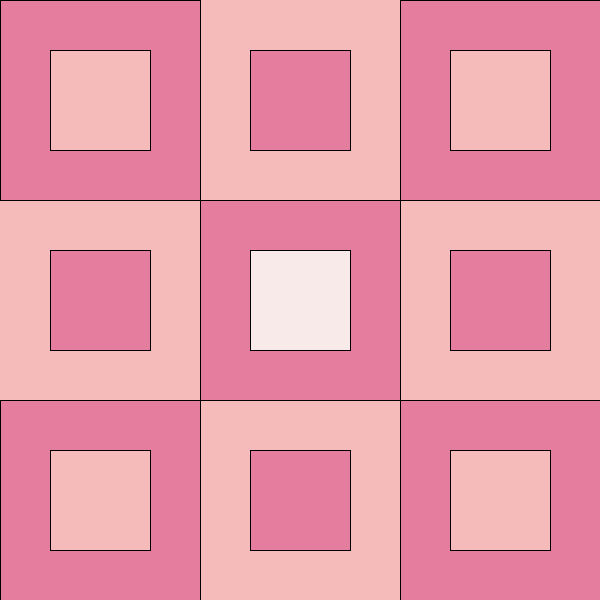
Frame 1 (no input)
Frame 60 (the mouse pressed at the canvas centre just before this capture): identical to frame 1, image omitted
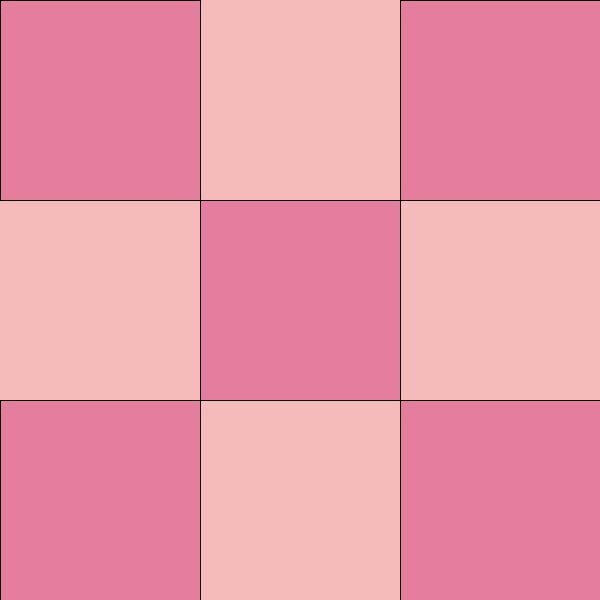
Frame 120 (the mouse held since frame 60 and released just before this capture)

The Processing sketch that drew these frames (run headless with seeded random() and noise(); from frame 60 on, the mouse is pressed at the canvas centre):

// Processing sketch: SS3_ColorShiftingBoxesPart2
// ── SS3_ColorShiftingBoxesPart2.pde
//click in each box to see what hapens

//changing colors
int LightVal=245;
int DarkVal=229;
int RectX, RectY;
int RectSize = 100;

color RectColor;

boolean RectOver;

void setup() {
  size(600, 600);
  background(LightVal, 186, 186);//light pink
  //noStroke();
  //boxes
  fill(229, 125, 159);//dark pink
  rect(0, 0, 200, 200);
  rect(200, 200, 200, 200);
  rect(400, 400, 200, 200);
  rect(400, 0, 200, 200);
  rect(0, 400, 200, 200);


  //setup rect rollover
  RectColor = color(249, 234, 234); //very light pink
  RectX = width/2-50;
  RectY = height/2-50;
}

void draw() {
  //print("Mouse X: "+ mouseX, " Mouse Y: " + mouseY);
  //noStroke();
  //box inside the 4 quad
  fill(LightVal, 186, 186);
  rect(50, 50, 100, 100);
  //rect(250,250, 100,100);
  rect(450, 450, 100, 100);
  rect(50, 450, 100, 100);
  rect(450, 50, 100, 100);

  fill(DarkVal, 125, 159);
  rect(250, 50, 100, 100);
  rect(50, 250, 100, 100);
  rect(450, 250, 100, 100);
  rect(250, 450, 100, 100);
  
  fill(RectColor);
  rect(RectX,RectY,RectSize,RectSize);
  update(mouseX, mouseY);
  if (RectOver) {
    background(LightVal, 186, 186);
    fill(229, 125, 159);//dark pink
    rect(0, 0, 200, 200);
    rect(200, 200, 200, 200);
    rect(400, 400, 200, 200);
    rect(400, 0, 200, 200);
    rect(0, 400, 200, 200);
  }
  else{
  
  }
  
}


void mouseClicked() {
  //color change
  if (LightVal==245) {
    LightVal=int(random(225));
    DarkVal=int(random(225));
    print("light: ", LightVal, ",");
  } else {
    DarkVal=int(random(225));
    LightVal=int(random(225));
    print("Dark: ", DarkVal, ",");
  }
  //mouse click with limits
  if (mouseX>50 && mouseX<150 && mouseY>50 && mouseY<150) {
    for (int i=0; i<=height; i+=10) {
      strokeWeight(random(10));
      stroke(random(225), 100, 100,75);
      line(0, i, height, i);
    }
  }
  if (mouseX>250 && mouseX<350 && mouseY>50 && mouseY <150){
    for (int i=0;i<=height; i+=60){
      strokeWeight(random(15));
      stroke(100,random(225),200,50);
      noFill();
      rect(random(600),random(600),100,100);
      for (int x=0;x<=2;x+=1){
        strokeWeight(3);
        stroke(100,random(225),200,20);
        triangle(random(600),random(600),random(600),random(600),random(600),random(600));
      }
    }
  }
  if(mouseX>450 && mouseX<550 && mouseY>50 && mouseY <150){
    for (int i=0; i<=1000; i+=20){
      strokeWeight(random(10));
      stroke(random(225), 100, 100,75);
      line(0, i-400, height+800, i+600);
    }
  
  }
}

void update(int x, int y) {
  if (OverRect(RectX, RectY, RectSize, RectSize)) {
    RectOver = true;
  }
  else{
    RectOver=false;
  }
}

boolean OverRect(int x, int y, int width, int height) {
  if (mouseX >= x && mouseX <= x+width && mouseY >= y && mouseY <= y+height) {
    return true;
  }
  else{
    return false;
  }
}
